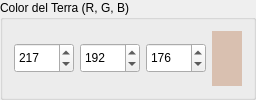
      <widget class="QGroupBox" name="groupBox">
       <property name="title">
        <string>Color del Terra (R, G, B)</string>
       </property>
       <layout class="QHBoxLayout" name="horizontalLayout_5">
        <item>
         <layout class="QHBoxLayout" name="horizontalLayout_6">
          <item>
           <widget class="QSpinBox" name="spinRed">
            <property name="minimumSize">
             <size>
              <width>60</width>
              <height>30</height>
             </size>
            </property>
            <property name="maximum">
             <number>255</number>
            </property>
            <property name="singleStep">
             <number>5</number>
            </property>
            <property name="value">
             <number>217</number>
            </property>
           </widget>
          </item>
          <item>
           <widget class="QSpinBox" name="spinGreen">
            <property name="minimumSize">
             <size>
              <width>60</width>
              <height>30</height>
             </size>
            </property>
            <property name="maximum">
             <number>255</number>
            </property>
            <property name="singleStep">
             <number>5</number>
            </property>
            <property name="value">
             <number>192</number>
            </property>
           </widget>
          </item>
          <item>
           <widget class="QSpinBox" name="spinBlue">
            <property name="minimumSize">
             <size>
              <width>60</width>
              <height>30</height>
             </size>
            </property>
            <property name="maximum">
             <number>255</number>
            </property>
            <property name="singleStep">
             <number>5</number>
            </property>
            <property name="value">
             <number>176</number>
            </property>
           </widget>
          </item>
         </layout>
        </item>
        <item>
         <widget class="MyLabel" name="label">
          <property name="minimumSize">
           <size>
            <width>30</width>
            <height>30</height>
           </size>
          </property>
          <property name="styleSheet">
           <string notr="true">background-color: rgb(217,192,176);</string>
          </property>
          <property name="text">
           <string/>
          </property>
          <property name="alignment">
           <set>Qt::AlignCenter</set>
          </property>
         </widget>
        </item>
       </layout>
      </widget>
